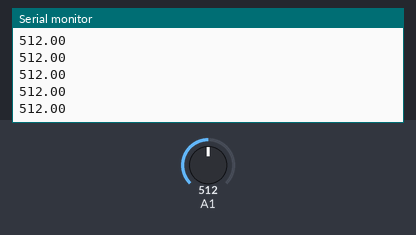
Simulated run of this sketch. Board: Arduino Uno, built with avr-gcc and run on an emulated ATmega328P. On the bench: the last lines printed to the serial monitor. The test bench sets the inputs (shaded band); at power-on: A1 = 512.

Above: at 1.2 s.
1.3 s: A1 set to 716
At 1.31 s:
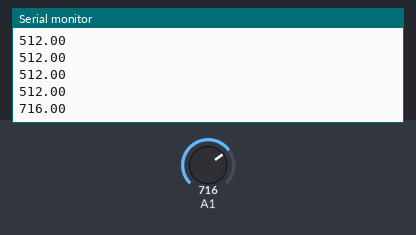
2.8 s: A1 set to 900
At 2.82 s:
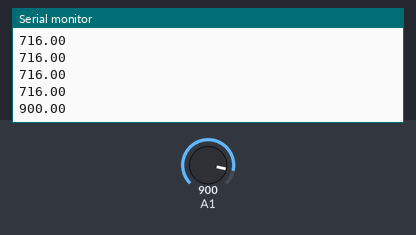
Timing chart, 0 to 5.8 s (numbered marks = the images above; inputs shaded):
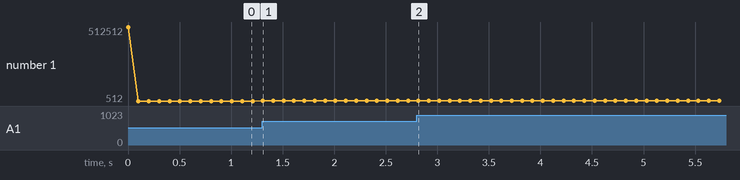

Measured:
- after the input at 1.3 s, the serial monitor: prints a new line at once (image 1)
- after the input at 2.8 s, the serial monitor: prints a new line at once (image 2)
- plotted number 1: 512 → 716 after the input at 1.3 s, 716 → 900 after the input at 2.8 s

The sketch:

forcesensor.ino
```cpp
float val1;
float val2;
int times=100; //ms, delay


void setup() {
  // put your setup code here, to run once:
  Serial.begin(9600); //open serial port
  // pinMode(reading,INPUT);
  Serial.print(analogRead(1));
}

void loop() {
  // put your main code here, to run repeatedly:
  val1 = analogRead(1);
 // val2 = analogRead(2);
//  Serial.print("Output Reading is: ");
//  Serial.print(val1);
  //Serial.print(" and ");
  //Serial.print("Source Reading is: ");
  //Serial.println(val2);
  //Serial.println(" ");
  //Serial.print(", ");
  Serial.println(val1);

  delay(times);
}
```
